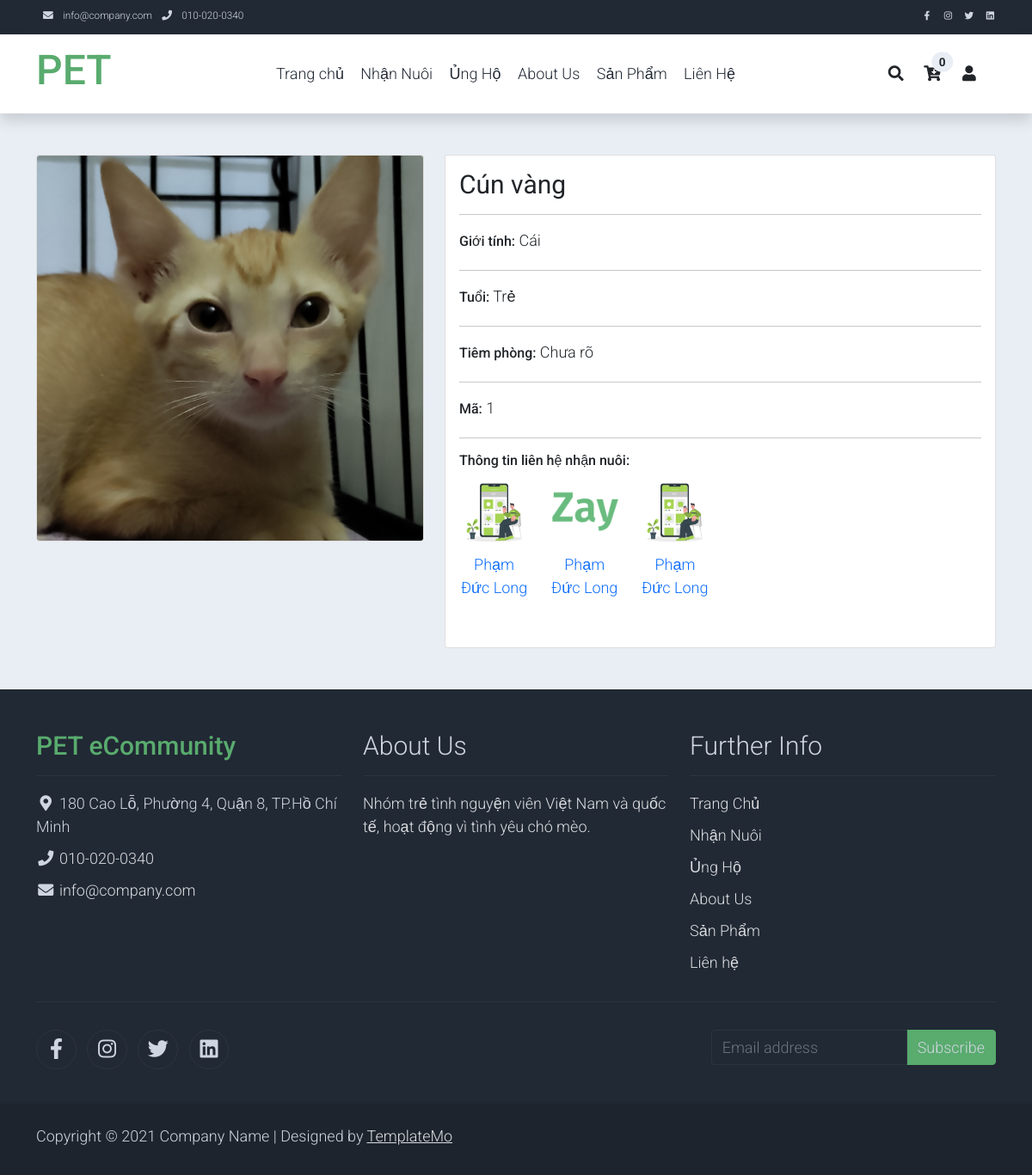
Screenshot of /nhannuoi-single.html?mapet=1 with the database file from the repository.
### tables this page shows
CREATE TABLE `thucung` (
  `mapet` int(11) NOT NULL AUTO_INCREMENT,
  `tenpet` varchar(50) NOT NULL,
  `gioitinh` varchar(3) NOT NULL,
  `tuoi` varchar(13) NOT NULL,
  `tiemphong` tinyint(1) NOT NULL DEFAULT '0',
  `maloai` int(11) NOT NULL,
  `hinh` varchar(50) NOT NULL,
  `nhannuoi` tinyint(1) NOT NULL DEFAULT '0',
  `xoa` tinyint(1) NOT NULL DEFAULT '0',
  PRIMARY KEY (`mapet`),
  KEY `maloai` (`maloai`),
  CONSTRAINT `FK_thucung_loaipet` FOREIGN KEY (`maloai`) REFERENCES `loaipet` (`maloai`) ON DELETE NO ACTION ON UPDATE CASCADE
);

CREATE TABLE `lienhenhannuoi` (
  `stt` int(11) NOT NULL AUTO_INCREMENT,
  `hoten` varchar(50) NOT NULL,
  `dienthoai` int(10) NOT NULL,
  `email` varchar(50) NOT NULL,
  `facebook` varchar(100) NOT NULL,
  `hinh` varchar(255) NOT NULL,
  `mapet` int(11) NOT NULL,
  `xoa` tinyint(1) NOT NULL DEFAULT '0',
  PRIMARY KEY (`stt`),
  KEY `mapet` (`mapet`),
  CONSTRAINT `FK_lienhenhannuoi_thucung` FOREIGN KEY (`mapet`) REFERENCES `thucung` (`mapet`)
);

### pages/content_nhannuoi.php (the view)
<?php
$mapet = isset($_GET['mapet'])?$_GET['mapet']:'';
$sql="select * from thucung where mapet='$mapet'";
$objStatament = $objPDO->prepare($sql);
$objStatament->execute();
$data = $objStatament->fetchAll(PDO::FETCH_OBJ);
$sql="select * from lienhenhannuoi where mapet='$mapet' and xoa=0";
$objStatament = $objPDO->prepare($sql);
$objStatament->execute();
$datal = $objStatament->fetchAll(PDO::FETCH_OBJ);
?>
<section class="bg-light">
<?php
    foreach($data as $pet)
    {
        ?>
        <div class="container pb-5">
            <div class="row">
                <div class="col-lg-5 mt-5">
                    <div class="card mb-3">
                        <img class="card-img img-fluid" src="assets/img/<?php echo $pet->hinh ?>" alt="Card image cap" id="product-detail">
                    </div>
                </div>
                <div class="col-lg-7 mt-5">
                    <div class="card">
                        <div class="card-body">
                            <h1 class="h2"><strong><?php echo $pet->tenpet ?><strong></h1>
                            <hr>
                            <ul class="list-inline">
                                <li class="list-inline-item">
                                    <h6>Giới tính:</h6>
                                </li>
                                <?php echo $pet->gioitinh ?>
                            </ul>
                            <hr>
                            <ul class="list-inline">
                                <li class="list-inline-item">
                                    <h6>Tuổi:</h6>
                                </li>
                                <?php echo $pet->tuoi ?>
                            </ul>
                            <hr>
                            <ul class="list-inline">
                                <li class="list-inline-item">
                                    <h6>Tiêm phòng:</h6>
                                </li>
                                <?php if($pet->tiemphong==0){echo "Chưa rõ";} else{echo "Có";} ?>
                            </ul>
                            <hr>
                            <ul class="list-inline">
                                <li class="list-inline-item">
                                    <h6>Mã:</h6>
                                </li>
                                <?php echo $pet->mapet ?>
                            </ul>
                            <hr>
                            <h6>Thông tin liên hệ nhận nuôi:</h6>
                            <ul class="list-unstyled pb-3">
                                <li>
                                <div class="row no-gutters mt-2 contact-adoption">
                                    <?php
                                        foreach($datal as $lh){
                                            ?>
                                            <div class="col-3 col-sm-3 col-md-4 col-lg-2 mb-2 pr-2 text-center">
                                                <a href="<?php echo $lh->facebook ?>" target="_blank" rel="noreferrer">
                                                    <img data-src="resources/images/<?php echo $lh->hinh ?>" alt="" class="img-fluid rounded img-lazy-load" src="resources/images/<?php echo $lh->hinh ?>">
                                                </a>
                                                <p class="mb-0 mt-2">
                                                    <a href="<?php echo $lh->facebook ?>" style="text-decoration:none;" target="_blank" rel="noreferrer" class="text-center text-break"><?php echo $lh->hoten ?></a>
                                                </p>
                                            </div>
                                            <?php
                                        }
                                    ?>
                                </div>
                                </li>
                            </ul>
                        </div>
                    </div>
                </div>
            </div>
        </div>
        <?php
    }
?>
</section>

### assets/css/templatemo.css (style rules this page uses)
body, ul, li, p, a, label, input, div { font-family: 'Roboto', sans-serif; font-size: 18px !important; font-weight: 300 !important; }
.h2 { font-family: 'Roboto', sans-serif; font-size: 30px !important; font-weight: 300; }
.bg-light { background-color: #e9eef5 !important; }

### rows the page displays
thucung: hinh (picture), tenpet "Cún vàng", gioitinh "Cái", tuoi "Trẻ", tiemphong "Chưa rõ", mapet "1"
lienhenhannuoi: hinh (picture), hoten "Phạm Đức Long"
lienhenhannuoi: hinh (picture), hoten "Phạm Đức Long"
lienhenhannuoi: hinh (picture), hoten "Phạm Đức Long"

### other values shown
sizeof($_SESSION['giohang']) "0"
